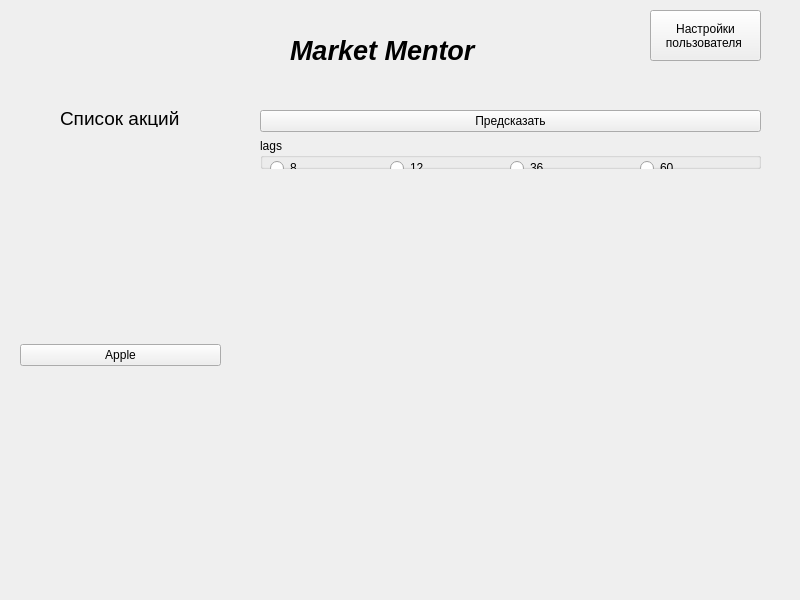
<?xml version="1.0" encoding="UTF-8"?>
<ui version="4.0">
 <class>MainWindow</class>
 <widget class="QWidget" name="MainWindow">
  <property name="geometry">
   <rect>
    <x>0</x>
    <y>0</y>
    <width>800</width>
    <height>600</height>
   </rect>
  </property>
  <property name="windowTitle">
   <string>Form</string>
  </property>
  <widget class="QWidget" name="verticalLayoutWidget">
   <property name="geometry">
    <rect>
     <x>20</x>
     <y>140</y>
     <width>201</width>
     <height>431</height>
    </rect>
   </property>
   <layout class="QVBoxLayout" name="verticalLayout">
    <property name="spacing">
     <number>5</number>
    </property>
    <item>
     <widget class="QPushButton" name="btnApple">
      <property name="sizePolicy">
       <sizepolicy hsizetype="Minimum" vsizetype="Fixed">
        <horstretch>0</horstretch>
        <verstretch>0</verstretch>
       </sizepolicy>
      </property>
      <property name="text">
       <string>Apple</string>
      </property>
     </widget>
    </item>
   </layout>
  </widget>
  <widget class="QLabel" name="label">
   <property name="geometry">
    <rect>
     <x>290</x>
     <y>10</y>
     <width>191</width>
     <height>81</height>
    </rect>
   </property>
   <property name="font">
    <font>
     <family>Ubuntu</family>
     <pointsize>20</pointsize>
     <weight>75</weight>
     <italic>true</italic>
     <bold>true</bold>
     <strikeout>false</strikeout>
    </font>
   </property>
   <property name="text">
    <string>Market Mentor</string>
   </property>
  </widget>
  <widget class="QWidget" name="layoutWidget">
   <property name="geometry">
    <rect>
     <x>260</x>
     <y>110</y>
     <width>501</width>
     <height>461</height>
    </rect>
   </property>
   <layout class="QVBoxLayout" name="verticalLayout_2">
    <item>
     <widget class="QPushButton" name="btnPredict">
      <property name="text">
       <string>Предсказать</string>
      </property>
     </widget>
    </item>
    <item>
     <widget class="QGroupBox" name="groupBox">
      <property name="sizePolicy">
       <sizepolicy hsizetype="Preferred" vsizetype="Minimum">
        <horstretch>0</horstretch>
        <verstretch>0</verstretch>
       </sizepolicy>
      </property>
      <property name="title">
       <string>lags</string>
      </property>
      <widget class="QRadioButton" name="btnRad1">
       <property name="geometry">
        <rect>
         <x>10</x>
         <y>20</y>
         <width>112</width>
         <height>20</height>
        </rect>
       </property>
       <property name="text">
        <string>8</string>
       </property>
      </widget>
      <widget class="QRadioButton" name="btnRad2">
       <property name="geometry">
        <rect>
         <x>130</x>
         <y>20</y>
         <width>112</width>
         <height>20</height>
        </rect>
       </property>
       <property name="text">
        <string>12</string>
       </property>
      </widget>
      <widget class="QRadioButton" name="btnRad3">
       <property name="geometry">
        <rect>
         <x>250</x>
         <y>20</y>
         <width>112</width>
         <height>20</height>
        </rect>
       </property>
       <property name="text">
        <string>36</string>
       </property>
      </widget>
      <widget class="QRadioButton" name="btnRad4">
       <property name="geometry">
        <rect>
         <x>380</x>
         <y>20</y>
         <width>112</width>
         <height>20</height>
        </rect>
       </property>
       <property name="text">
        <string>60</string>
       </property>
      </widget>
     </widget>
    </item>
    <item>
     <widget class="QCustomPlot" name="widget" native="true">
      <property name="sizePolicy">
       <sizepolicy hsizetype="Preferred" vsizetype="Expanding">
        <horstretch>0</horstretch>
        <verstretch>0</verstretch>
       </sizepolicy>
      </property>
     </widget>
    </item>
   </layout>
  </widget>
  <widget class="QPushButton" name="btnUserSet">
   <property name="geometry">
    <rect>
     <x>650</x>
     <y>10</y>
     <width>111</width>
     <height>51</height>
    </rect>
   </property>
   <property name="text">
    <string>Настройки
пользователя </string>
   </property>
  </widget>
  <widget class="QLabel" name="label_2">
   <property name="geometry">
    <rect>
     <x>60</x>
     <y>110</y>
     <width>141</width>
     <height>17</height>
    </rect>
   </property>
   <property name="font">
    <font>
     <pointsize>14</pointsize>
    </font>
   </property>
   <property name="text">
    <string>Список акций</string>
   </property>
  </widget>
 </widget>
 <customwidgets>
  <customwidget>
   <class>QCustomPlot</class>
   <extends>QWidget</extends>
   <header>qcustomplot.h</header>
   <container>1</container>
  </customwidget>
 </customwidgets>
 <resources/>
 <connections/>
</ui>
